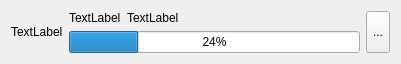
<?xml version="1.0" encoding="UTF-8"?>
<ui version="4.0">
 <class>QWidgetCustom</class>
 <widget class="QWidget" name="QWidgetCustom">
  <property name="geometry">
   <rect>
    <x>0</x>
    <y>0</y>
    <width>401</width>
    <height>60</height>
   </rect>
  </property>
  <property name="windowTitle">
   <string>Form</string>
  </property>
  <layout class="QHBoxLayout" name="horizontalLayout_2">
   <item>
    <widget class="QLabel" name="iconLabel">
     <property name="sizePolicy">
      <sizepolicy hsizetype="Fixed" vsizetype="Fixed">
       <horstretch>0</horstretch>
       <verstretch>0</verstretch>
      </sizepolicy>
     </property>
     <property name="text">
      <string>TextLabel</string>
     </property>
    </widget>
   </item>
   <item>
    <layout class="QVBoxLayout" name="verticalLayout">
     <item>
      <layout class="QHBoxLayout" name="horizontalLayout">
       <item>
        <widget class="QLabel" name="label">
         <property name="sizePolicy">
          <sizepolicy hsizetype="Fixed" vsizetype="Fixed">
           <horstretch>0</horstretch>
           <verstretch>0</verstretch>
          </sizepolicy>
         </property>
         <property name="text">
          <string>TextLabel</string>
         </property>
        </widget>
       </item>
       <item>
        <widget class="QLabel" name="label_2">
         <property name="text">
          <string>TextLabel</string>
         </property>
        </widget>
       </item>
      </layout>
     </item>
     <item>
      <widget class="QProgressBar" name="progressBar">
       <property name="value">
        <number>24</number>
       </property>
      </widget>
     </item>
    </layout>
   </item>
   <item>
    <widget class="QToolButton" name="toolButton">
     <property name="sizePolicy">
      <sizepolicy hsizetype="Preferred" vsizetype="Preferred">
       <horstretch>0</horstretch>
       <verstretch>0</verstretch>
      </sizepolicy>
     </property>
     <property name="text">
      <string>...</string>
     </property>
    </widget>
   </item>
  </layout>
 </widget>
 <resources/>
 <connections/>
</ui>
